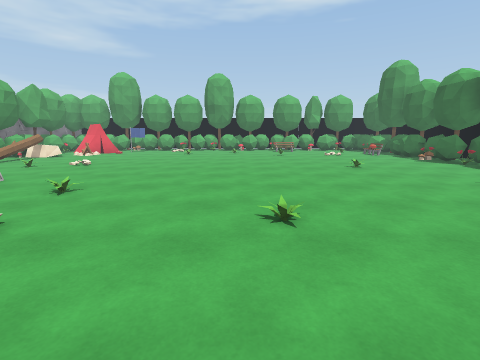
View 1 (above)

20 first-person views from a walk through a 3-D level made in the Unity game engine. The camera is 1.5 m above the floor, tilts 10° down and sees 85° across. The floor is counted in squares, 1 m on a side. Each view is taken from the middle of a square. On the plan, view 1 faces up. The plan holds only what a view shows up to about 14 squares ahead; the rest is blank. Surface patterns are stand-ins for the level's own textures.

View 2
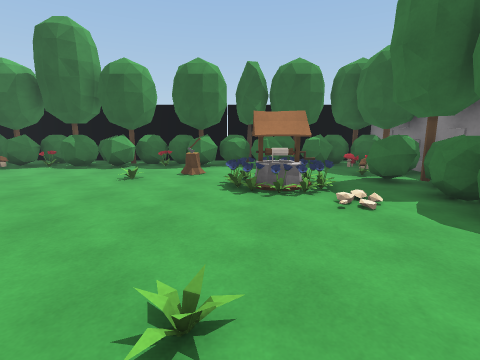

View 3
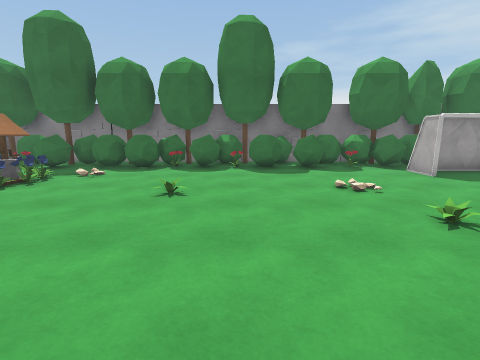

View 4
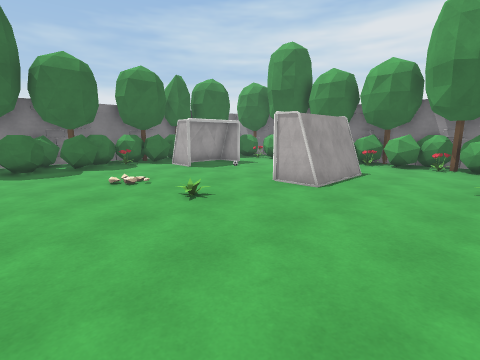

View 5
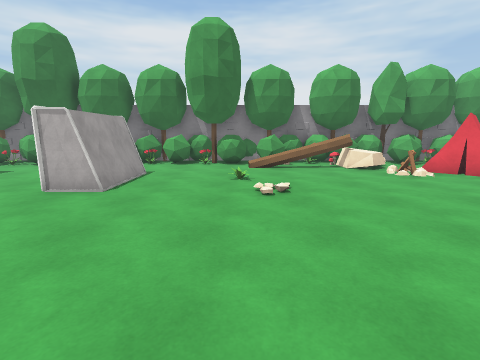

View 6
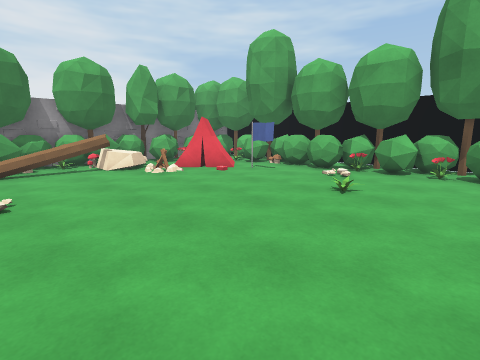

View 7
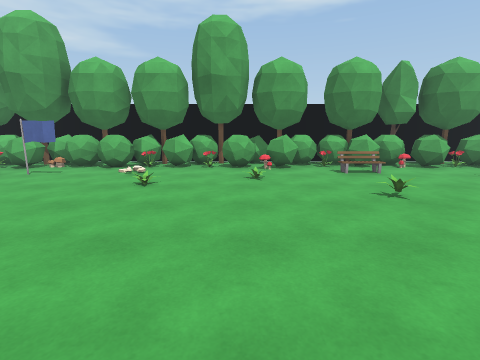

View 8
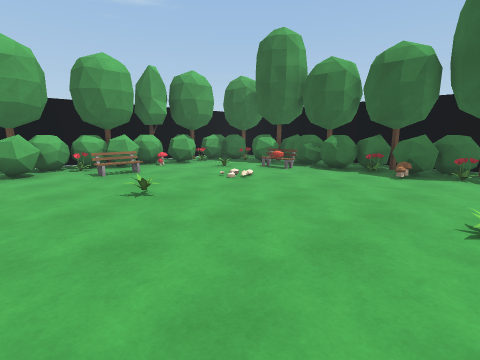

View 9
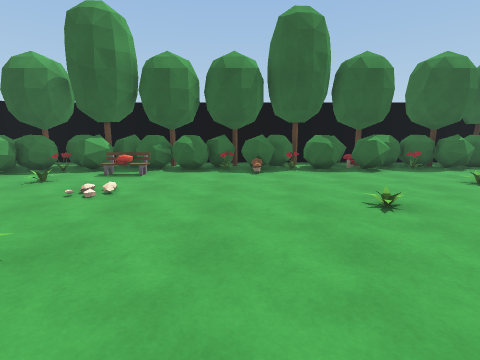

View 10
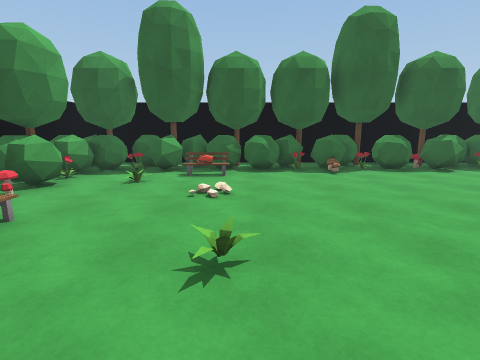

View 11
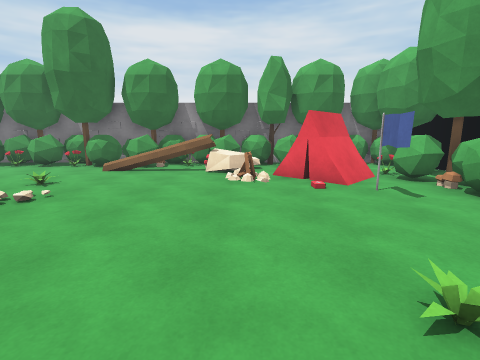

View 12
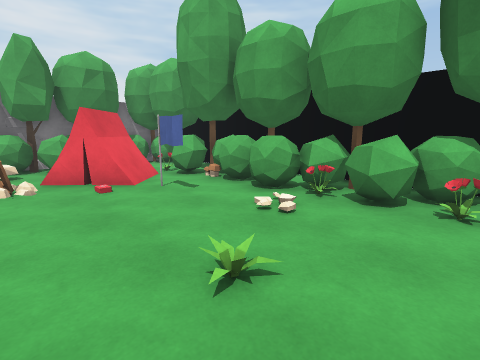

View 13
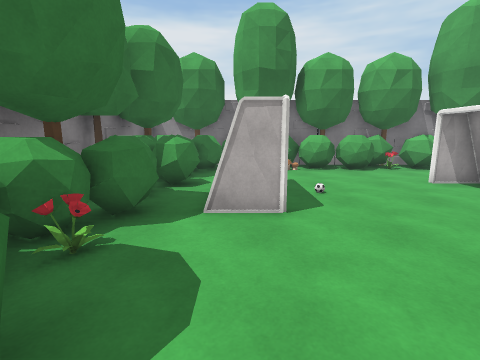

View 14
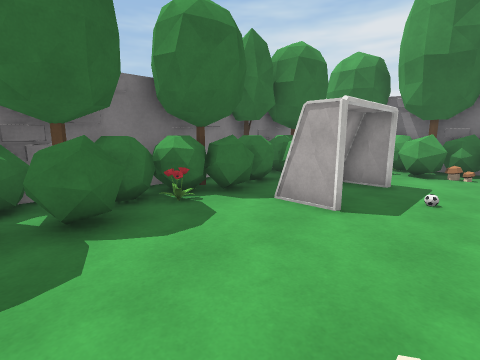

View 15
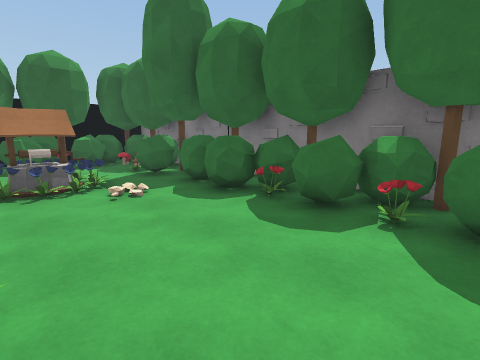

View 16
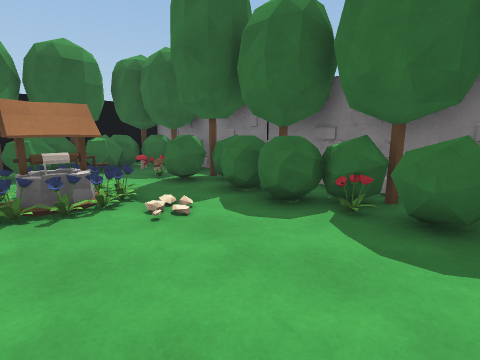

View 17
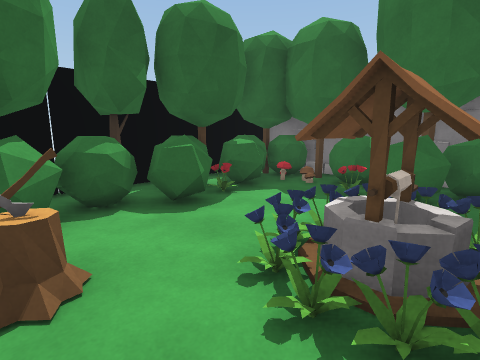

View 18
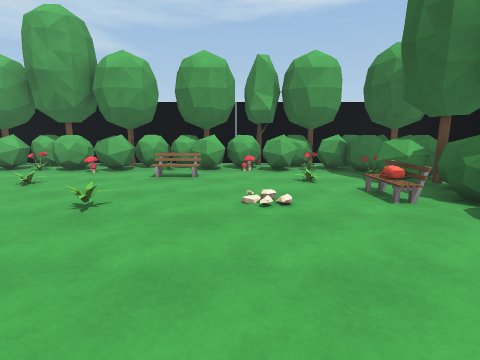

View 19
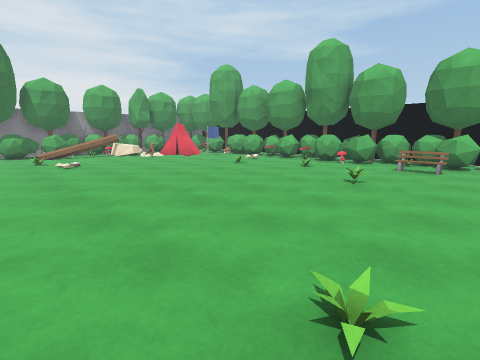

View 20
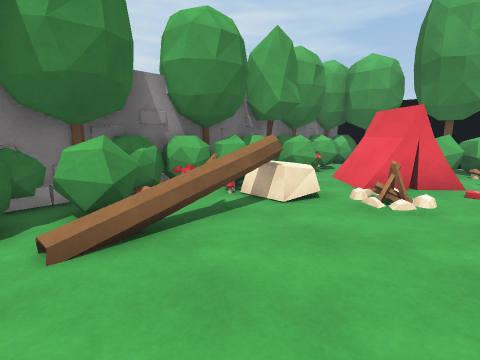

### Floor plan
Points are (right, up) in squares from view 1. A wall is a line through its corners. A room is listed if a view was taken in it or the views show most of it. See-through windows are left out.
Room 1 (views 1, 2, 3, 4, 5, 6, 7, 8, 9, 10, 11, 12, 13, 14, 15, 16, 17, 18, 19, 20)
walls: (-3.4, 26.3) (-14.5, 26.3); (-15.6, 11.6) (-15.6, -3.2) (13.6, -3.2) (13.6, 26.3) (9.4, 26.3); (6.5, 26.3) (0.6, 26.3); (-15.6, 20.5) (-15.6, 14.4); (-15.6, 23.5) (-15.6, 22.4)
objects: tree (-16, -1); tree (-16, 5); tree (-16, 8); other object (-16, 9) to (-15, 10); other object (-16, 12) to (-15, 13); tree (-16, 14); tree (-16, 17); other object (-16, 21) to (-15, 22); tree (-16, 22); other object (-16, 23) to (-15, 24); tree (-16, 25); other object (-15, -2) to (-14, -2); other object (-15, -1) to (-14, 0); other object (-15, 0) to (-15, 1); tree (-15, 2); other object (-15, 3) to (-15, 4); other object (-15, 4) to (-14, 5); other object (-15, 6) to (-15, 8); tree (-15, 11); other object (-15, 11) to (-14, 12); other object (-15, 14) to (-15, 15); other object (-15, 16) to (-15, 17); other object (-15, 18) to (-14, 19); tree (-15, 20); other object (-15, 25) to (-15, 26); other object (-14, -2) to (-13, -1); other object (-14, 1); other object (-14, 2) to (-13, 2); mushroom (-14, 3); other object (-14, 6); other object (-14, 7) to (-14, 8); other object (-14, 9); other object (-14, 10); other object (-14, 13); other object (-14, 14); other object (-14, 15); other object (-14, 16) to (-14, 17); other object (-14, 18); other object (-14, 20); other object (-14, 21) to (-14, 22); other object (-14, 23); tree (-14, 25); other object (-13, 15) to (-13, 17); other object (-13, 17) to (-12, 18); tent (-13, 20) to (-10, 22); other object (-13, 24) to (-12, 26); tree (-12, -2); other object (-12, 23) to (-12, 24); other object (-11, -2); other object (-11, -1) to (-11, 0); other object (-11, 1) to (-8, 2); other object (-11, 7) to (-8, 8); fireplace (-11, 18); other object (-11, 23) to (-10, 24); tree (-11, 25); tree (-10, -3); other object (-10, -2) to (-9, -1); other object (-10, 12); mushroom (-10, 24) to (-9, 24); other object (-10, 25); other object (-9, 20); other object (-9, 24) to (-8, 25); tree (-8, -2); other object (-8, -1); flag (-8, 22); tree (-8, 25); other object (-7, -2) to (-7, -1); other object (-7, 23) to (-7, 25); other object (-6, -2) to (-5, -1); other object (-6, -1); other object (-6, 24) to (-6, 25); other object (-5, 7); tree (-5, 24) to (-5, 25); tree (-4, -2); other object (-4, -1) to (-4, 0); other object (-4, 20); other object (-4, 24) to (-3, 25); other object (-3, -3) to (-2, -2); other object (-3, -1) to (-2, -1); other object (-3, 24) to (-2, 24); other object (-3, 26) to (-2, 26); tree (-2, 25); tree (-1, -2); other object (-1, -1); other object (-1, 24) to (-1, 25); other object (-1, 25) to (0, 26); other object (0, -2); other object (0, -2) to (1, -1); other object (0, 21); other object (0, 24); other object (1, 4); other object (1, 23) to (2, 24); tree (1, 25); tree (2, -2) to (2, -1); other object (2, 25) to (2, 26); other object (3, -2) to (3, -1); other object (3, -1) to (4, 0); other object (3, 18); other object (3, 24); other object (3, 25) to (4, 26); tree (4, -2) to (5, -2); other object (4, 24) to (5, 25); tree (4, 25); other object (5, -1); other object (5, 3); other object (5, 12); other object (6, -2) to (7, -1); well (6, 2) to (8, 4); mushroom (6, 24) to (7, 24); other object (6, 25); tree (7, -2); other object (7, -1) to (8, 0); other object (7, 1); other object (7, 23) to (8, 25); tree (7, 26); other object (8, -2) to (9, -2); other object (8, 4); other object (8, 6); other object (8, 8); other object (8, 21); other object (8, 25) to (9, 26); other object (9, -1); axe (9, 6); other object (9, 24); tree (9, 25); tree (10, -2); other object (10, 3) to (11, 3); other object (10, 9) to (11, 10); mushroom (10, 14); bench (10, 19); other object (10, 21) to (11, 21); other object (10, 23) to (11, 24); other object (10, 25) to (11, 26); mushroom (11, -2); mushroom (11, -1); other object (11, 0); other object (11, 1) to (11, 2); other object (11, 4) to (13, 5); other object (11, 5) to (12, 6); other object (11, 8); other object (11, 10) to (12, 10); other object (11, 11) to (12, 12); other object (11, 13); other object (11, 14); other object (11, 15); other object (11, 16) to (13, 17); other object (11, 17); other object (11, 18) to (12, 19); other object (11, 20) to (13, 20); other object (11, 22); tree (12, -2); other object (12, -1); other object (12, -1) to (13, 0); tree (12, 1); other object (12, 1) to (13, 3); tree (12, 6); other object (12, 6) to (13, 7); other object (12, 8) to (13, 9); tree (12, 9); other object (12, 10) to (13, 11); other object (12, 13) to (13, 14); tree (12, 15) to (12, 16); tree (12, 18); tree (12, 21); other object (12, 22) to (13, 23); tree (12, 24); other object (12, 24) to (13, 25); tree (13, 3) to (13, 4); tree (13, 12)

Positions as (right, up) in squares from view 1, and headings:
1: (0, 0), facing up
2: (-1, 4), facing right
3: (-1, 11), facing down
4: (-1, 12), facing down-left
5: (-1, 12), facing left
6: (-1, 13), facing up-left
7: (-1, 12), facing up
8: (0, 12), facing up-right
9: (0, 15), facing right
10: (0, 18), facing right
11: (-2, 18), facing left
12: (-2, 18), facing up-left
13: (-3, 1), facing left
14: (-3, 4), facing down-left
15: (-2, 4), facing down-right
16: (0, 4), facing down-right
17: (6, 6), facing down-right
18: (6, 13), facing up
19: (6, 10), facing up-left
20: (-9, 12), facing up-left
